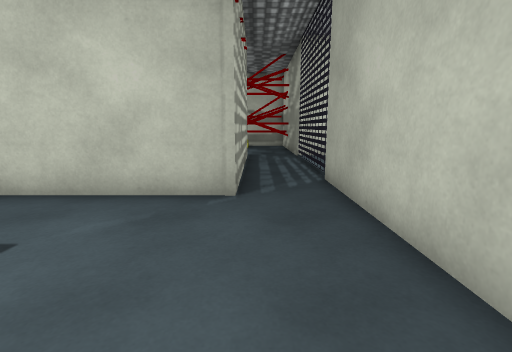
[1] (above)

15 first-person views from a walk through a scene from a Unity 3-D project. The camera is 1.3 m above the floor, tilts 10° down and sees 85° across. The floor is counted in squares, 1 m on a side. Each view is taken from the middle of a square. On the plan, view 1 faces up. The plan holds only what a view shows up to about 13 squares ahead; the rest is blank. The place goes on beyond the plan. The player is left out. Some animated figures are not drawn. Some surface patterns are stand-ins.

[2]
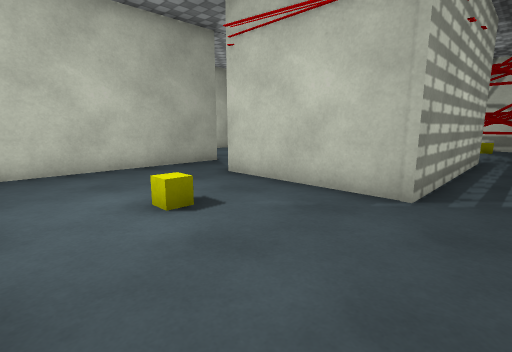

[3]
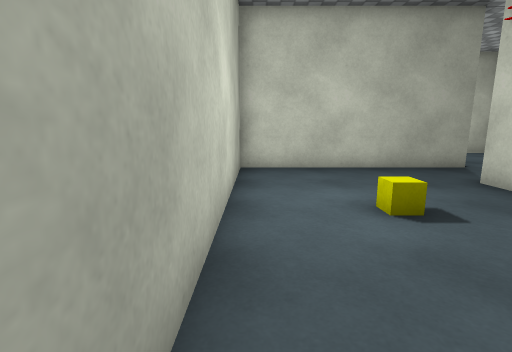

[4]
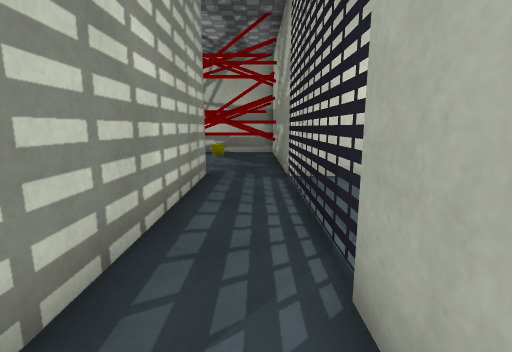

[5]
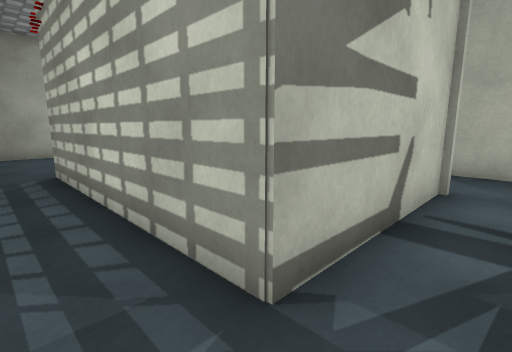

[6]
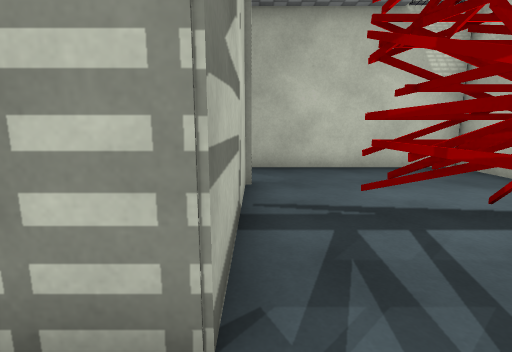

[7]
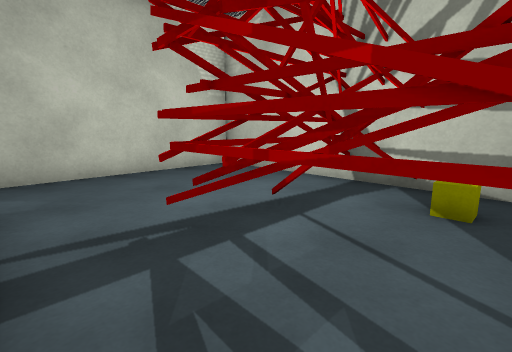

[8]
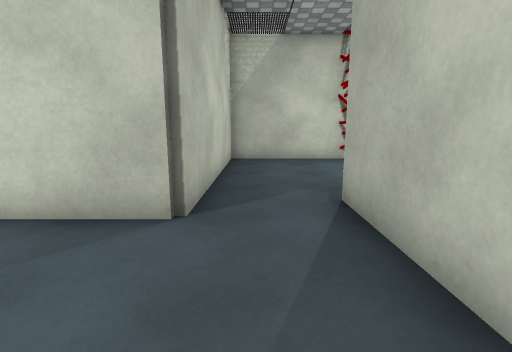

[9]
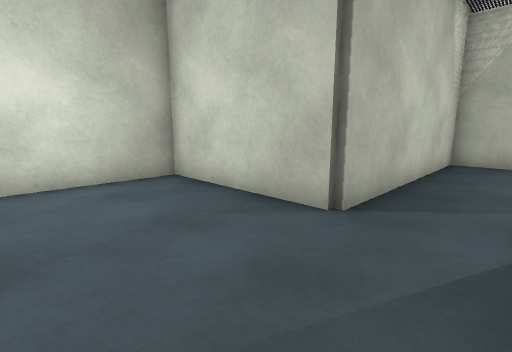

[10]
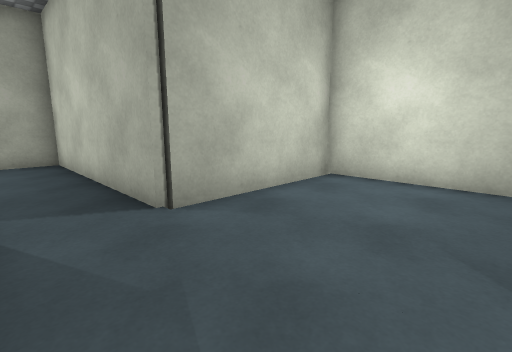

[11]
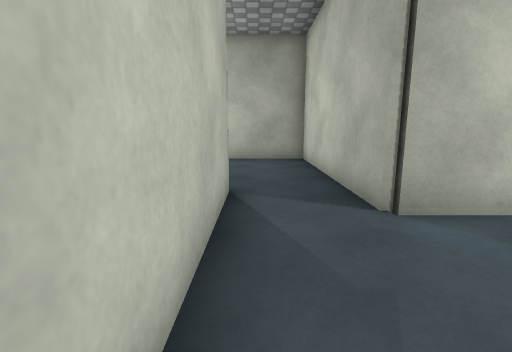

[12]
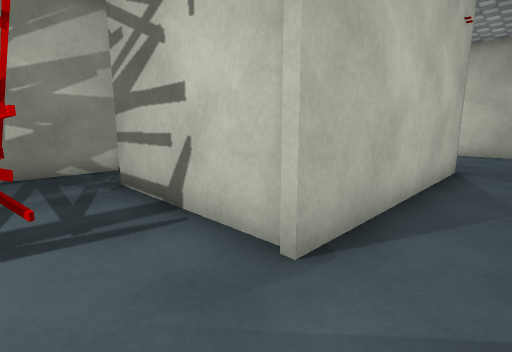

[13]
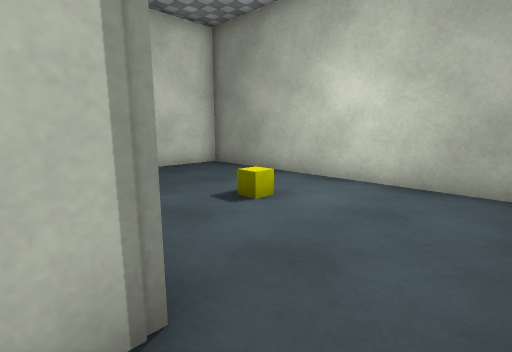

[14]
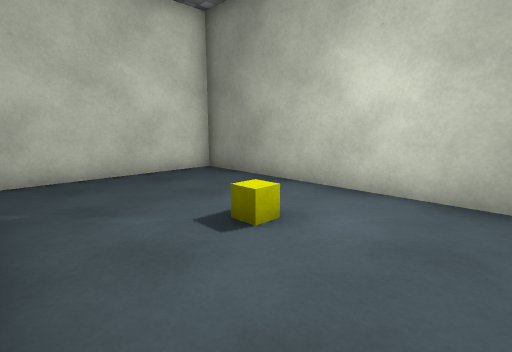

[15]
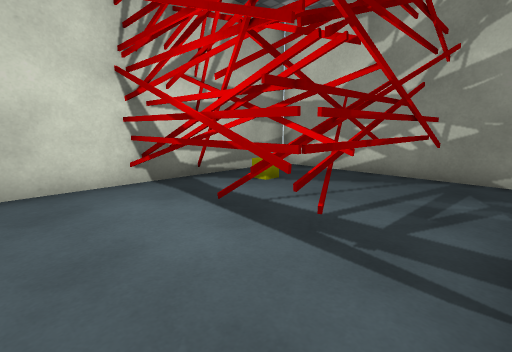

### Floor plan
Key: @ floor where view 1 was taken; # wall or solid block; . floor; O other object.
Columns run from 13 left of view 1 to 2 right of it. Each row starts with its distance up from view 1.
 20      #####
 19      #...#
 18      #...#
 17      #...#
 16      #...##
 15      #...#######
 14      #.........#
 13      #..#####..#
 12 ######..#   #..#
 11 #.......#   #..#
 10 #.......#   #..#
  9 #.......#   #..#
  8 #.......#   #..#
  7 ######..#   #..#
  6      #..#   #..#
  5      #..#####..#
  4      #.........#
  3      #.........#
  2      #....O....#
  1      #.........#
  0      #.......@.#
 -1      ###########

Where each view was taken, in squares from view 1:
view 1: 0 up, 0 right, facing up
view 2: 0 up, 1 right, facing up-left
view 3: 0 up, 1 right, facing left
view 4: 5 up, 1 right, facing up
view 5: 14 up, 1 right, facing down-left
view 6: 13 up, 1 right, facing left
view 7: 13 up, 0 right, facing up-left
view 8: 8 up, 7 left, facing up
view 9: 8 up, 6 left, facing up-left
view 10: 11 up, 6 left, facing down-left
view 11: 11 up, 6 left, facing down
view 12: 15 up, 7 left, facing down-right
view 13: 6 up, 7 left, facing down-right
view 14: 5 up, 6 left, facing down-right
view 15: 13 up, 6 left, facing up-right
